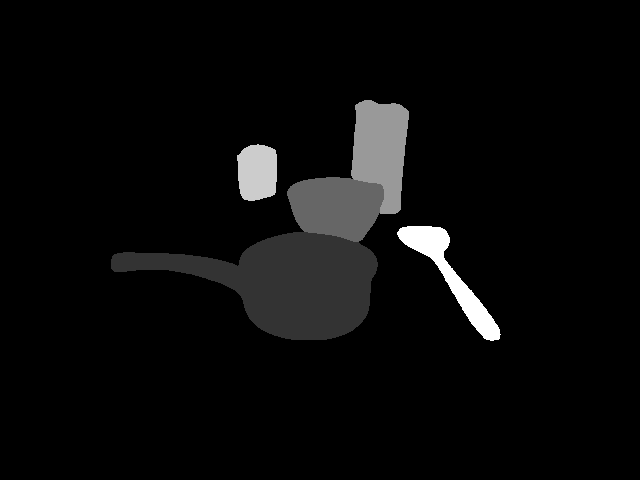
#> input picture ritm_interactive_segmentation/mask.png, 640 x 480 px
$ jupyter execute sil.ipynb
#> lines starting #> are read from the running program, lines starting #| are printed output that depends on the picture; after the words box and inside, x2 and y2 are one past the last pixel; in counts of white or black regions, pixels touching at a corner belong together
[cell 1]
import cv2
import numpy as np
img=cv2.imread('./ritm_interactive_segmentation/mask.png')
#> img is the input picture: shape (480, 640, 3); min 0, max 255, mean 10.1
# _, img = cv2.threshold(img*20, 5, 255, cv2.THRESH_BINARY)
# img[(img>0)] = [50,255,0]

cv2.imshow("sad", img)
# cv2.waitKey()
# cv2.destroyAllWindows()
# print(img.dtype)

[cell 2]
x=np.array([True, True, False])
x.all(-1)

[cell 3]
img[(img>0)*1]=255
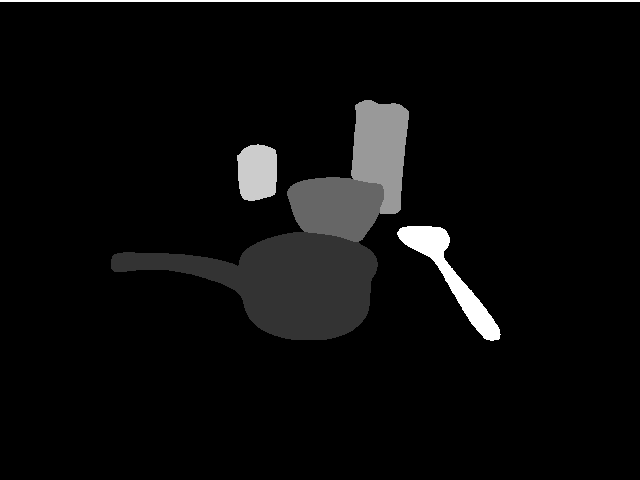
#> img: shape (480, 640, 3); 0.42% of pixels changed, all inside (x1, y1, x2, y2) = (0, 0, 640, 2)

cv2.imshow("sad", img)
cv2.waitKey()
cv2.destroyAllWindows()
